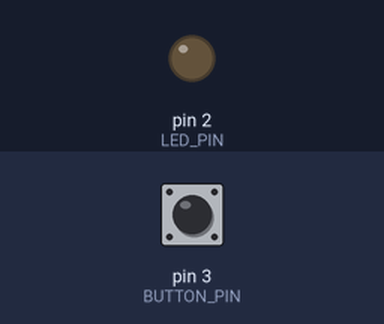
Bench run of a program on a simulated Arduino Uno, built with avr-gcc and run on an emulated ATmega328P. On the bench: output pins drawn as LEDs (lit = HIGH). Inputs (shaded band) come from the test bench; at power-on: pin 3 (BUTTON_PIN) HIGH.

Above: at 1.2 s.
1.3 s: pin 3 (BUTTON_PIN) pulled LOW for 0.15 s
At 2.2 s:
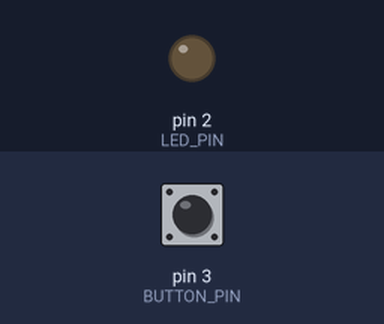
2.9 s: pin 3 (BUTTON_PIN) pulled LOW for 3.2 s
At 4.4 s:
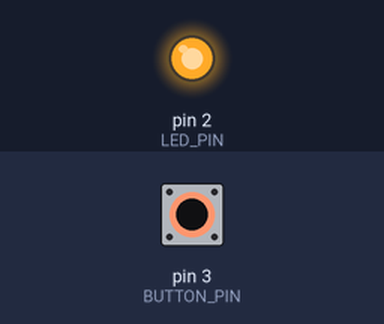
Timing chart, 0 to 7.6 s (numbered marks = the images above; inputs shaded):
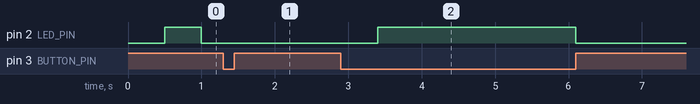

Measured:
- after the input at 1.3 s, pin 2 (LED_PIN): stays LOW (without the input it goes to HIGH after 0.20 s)
- after the input at 2.9 s, pin 2 (LED_PIN): LOW → HIGH after 0.50 s, → LOW 2.7 s later

The program:

main.cpp
```cpp
#include <Arduino.h>

const int LED_PIN = 2;
const int BUTTON_PIN = 3;

const long BLINK_INTERVAL = 500;
unsigned long previousMillis = 0;
unsigned long buttonPressStart = 0;
const long LONG_PRESS_DURATION = 500;

enum LedState {
    BLINKING,
    OFF,
    SOLID_ON
};

LedState currentLedState = BLINKING;
bool lastButtonState = HIGH;
bool buttonState = HIGH;
bool buttonPressed = false;
bool waitingForRelease = false;


void handleBlinking() {
    unsigned long currentMillis = millis();

    if (currentLedState == BLINKING) {
        if (currentMillis - previousMillis >= BLINK_INTERVAL) {
            previousMillis = currentMillis;

            int ledStatus = digitalRead(LED_PIN);
            digitalWrite(LED_PIN, !ledStatus);
            return;
        }
    }

    if (currentLedState == OFF) {
        digitalWrite(LED_PIN, LOW);
        return;
    }

    if (currentLedState == SOLID_ON) {
        digitalWrite(LED_PIN, HIGH);
        return;
    }
}

void handleButton() {
    buttonState = digitalRead(BUTTON_PIN);

    if (buttonState == LOW && lastButtonState == HIGH) {
        buttonPressed = true;
        buttonPressStart = millis();
    }

    bool long_press = buttonPressed && buttonState == LOW && millis() - buttonPressStart >= LONG_PRESS_DURATION;
    if (long_press) {
        if (currentLedState != SOLID_ON) {
            currentLedState = SOLID_ON;
        }

        waitingForRelease = true;
        buttonPressed = false;
    }

    if (buttonState == HIGH && lastButtonState == LOW) {
        unsigned long pressDuration = millis() - (buttonPressStart > 0 ? buttonPressStart : 0);

        if (!waitingForRelease && pressDuration < LONG_PRESS_DURATION) {
            if (currentLedState == BLINKING) {
                currentLedState = OFF;
            } else if (currentLedState == OFF) {
                currentLedState = BLINKING;
                previousMillis = millis();
            }
        }

        if (currentLedState == SOLID_ON) {
            currentLedState = OFF;
        }

        buttonPressed = false;
        waitingForRelease = false;
        buttonPressStart = 0;
    }

    lastButtonState = buttonState;
}

void setup() {
    Serial.begin(115200);

    pinMode(LED_PIN, OUTPUT);
    pinMode(BUTTON_PIN, INPUT_PULLUP);

    digitalWrite(LED_PIN, LOW);
}

void loop() {
    handleBlinking();
    handleButton();
}
```
